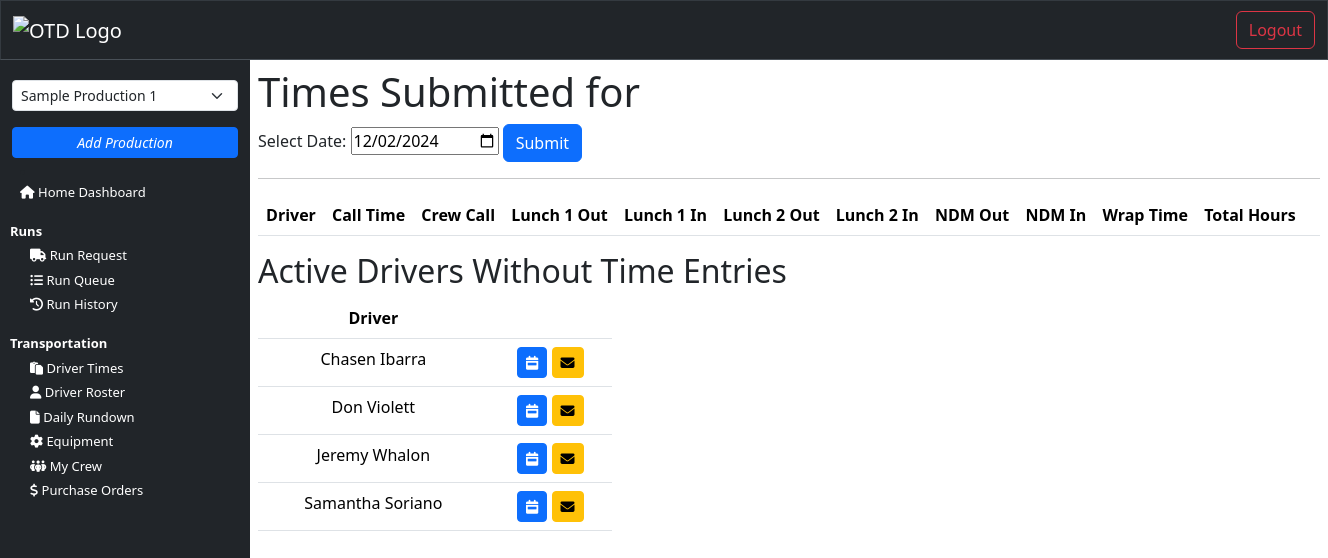
The page /driver_times_view/ (signed in) on the database its author committed.
### transportation/models.py (models this page shows)
class Driver(models.Model):
    user = models.OneToOneField(settings.AUTH_USER_MODEL, on_delete=models.CASCADE)  # Use custom user model
    production_title = models.CharField(max_length=150, null=True, blank=True)
    first_name = models.CharField(max_length=150, null=True, blank=True)
    last_name = models.CharField(max_length=150, null=True, blank=True)
    driver_email = models.EmailField(_('email address'), null=True, blank=True)
    driver_birthdate = models.DateField(null=True, blank=True)
    driver_phone = models.CharField(max_length=15, null=True, blank=True)
    occupation_code = models.CharField(max_length=4, null=True, blank=True)
    job_classification = models.CharField(max_length=50, null=True, blank=True)
    driver_hire_date = models.DateField(null=True, blank=True)
    production_status = models.CharField(max_length=50, null=True, blank=True) # On production or off production
    rate = models.DecimalField(max_digits=6, decimal_places=2, null=True, blank=True)
    grouping = models.IntegerField(null=True, blank=True)
    local = models.IntegerField(null=True, blank=True)
    last_4 = models.CharField(max_length=6, null=True, blank=True)
    drivers_license_number = models.CharField(max_length=20, null=True, blank=True)
    drivers_license_expiration = models.DateField(null=True, blank=True)
    drivers_license_state = models.CharField(max_length=2, null=True, blank=True)
    drivers_license_class = models.CharField(max_length=2, null=True, blank=True)
    drivers_license_endorsements = models.CharField(max_length=50, null=True, blank=True)
    drivers_license_restrictions = models.CharField(max_length=50, null=True, blank=True)
    medical_card_expiration = models.DateField(null=True, blank=True)
    assigned_truck = models.ManyToManyField('Equipment', related_name='assigned_truck', limit_choices_to={'equipment_type_1': 'truck'})
    assigned_trailer = models.ManyToManyField('Equipment', related_name='assigned_trailer', limit_choices_to={'equipment_type_1': 'trailer'})
    supporting_department = models.ForeignKey(Department, null=True, blank=True, on_delete=models.CASCADE, related_name='drivers')
    is_favorite = models.BooleanField(default=False, null=True, blank=True)
    is_active = models.BooleanField(default=True)
    def __str__(self):
        return self.first_name + " " + self.last_name

### interface/views.py (the view)
# urls.py: path('driver_times_view/', views.driver_times_view, name='driver_times_view'),
@login_required(login_url='login')
def driver_times_view(request):
    user = get_object_or_404(NewUser, id=request.user.id)
    user_productions = user.productions.filter(is_active=True)
    production_title_in_session = request.session.get('production_title')
    yesterday = datetime.today() - timedelta(days=1)
    date_string = request.GET.get('date', yesterday.strftime('%Y-%m-%d'))
    date = datetime.strptime(date_string, '%Y-%m-%d').date()
    if production_title_in_session:
        driver_times = DriverTimes.objects.filter(production_title=production_title_in_session, work_date=date)
        active_drivers = Driver.objects.filter(is_active=True, production_title=production_title_in_session)
    else:
        driver_times = DriverTimes.objects.filter(work_date=date)
        active_drivers = Driver.objects.filter(is_active=True)
    drivers_with_times = driver_times.values_list('driver', flat=True)
    drivers_without_times = active_drivers.exclude(id__in=drivers_with_times)
    context = {
        'driver_times': driver_times,
        'user_productions': user_productions,
        'date': date_string,
        'drivers_without_times': drivers_without_times,
    }
    return render(request, 'interface/driver_times_view.html', context)

### interface/templates/interface/driver_times_view.html (shortened to what this page needs)
{% extends 'interface/layout.html' %}
{% block content %}
    <h1>Times Submitted for {{ request.session.production_title }}</h1>
    <form method="get" action="{% url 'driver_times_view' %}">
        <label for="date">Select Date:</label>
        <input type="date" id="date" name="date" value="{{ date }}">
        <button class="btn btn-primary" type="submit">Submit</button>
    </form>
    <hr>
    <table class="table" id="driverTimesTable">
        <thead>
            <tr>
                <th>Driver</th>
                <th>Call Time</th>
                <th class="hidden-column">Crew Call</th>
                <th class="hidden-column">Lunch 1 Out</th>
                <th class="hidden-column">Lunch 1 In</th>
                <th class="hidden-column">Lunch 2 Out</th>
                <th class="hidden-column">Lunch 2 In</th>
                <th class="hidden-column">NDM Out</th>
                <th class="hidden-column">NDM In</th>
                <th>Wrap Time</th>
                <th>Total Hours</th>
                <th></th>
            </tr>
        </thead>
    </table>
    {% if drivers_without_times %}
        <h2>Active Drivers Without Time Entries</h2>
        <div class="col-4">
            <table class="table">
                <thead>
                    <tr>
                        <th>Driver</th>
                        <th></th>
                    </tr>
                </thead>
                <tbody>
                    {% for driver in drivers_without_times %}
                    <tr>
                        <td>{{ driver }}</td>
                        <td>
                            <a href="{% url 'driver_weekly_times_view' driver.id %}" class="btn btn-sm btn-primary" title="View Pay Week"><i class="fa-solid fa-calendar-week"></i></a>
                            <a href="" class="btn btn-sm btn-warning" title="Email Reminder"><i class="fa-solid fa-envelope"></i></a>
                        </td>
                    </tr>
                    {% endfor %}
                </tbody>
            </table>
        </div>
    {% endif %}
{% endblock %}

### static/css/style.css (style rules this page uses)
body { padding: 0; margin: 0; background-color: white; }
td, th { text-align: center; }
@media (min-width: 994px) { th { white-space: nowrap; } }

### rows shown on the page
Driver: first_name+last_name "Chasen Ibarra"
Driver: first_name+last_name "Don Violett"
Driver: first_name+last_name "Jeremy Whalon"
Driver: first_name+last_name "Samantha Soriano"

### other values the page prints
form field production_title "Sample Production 1"
